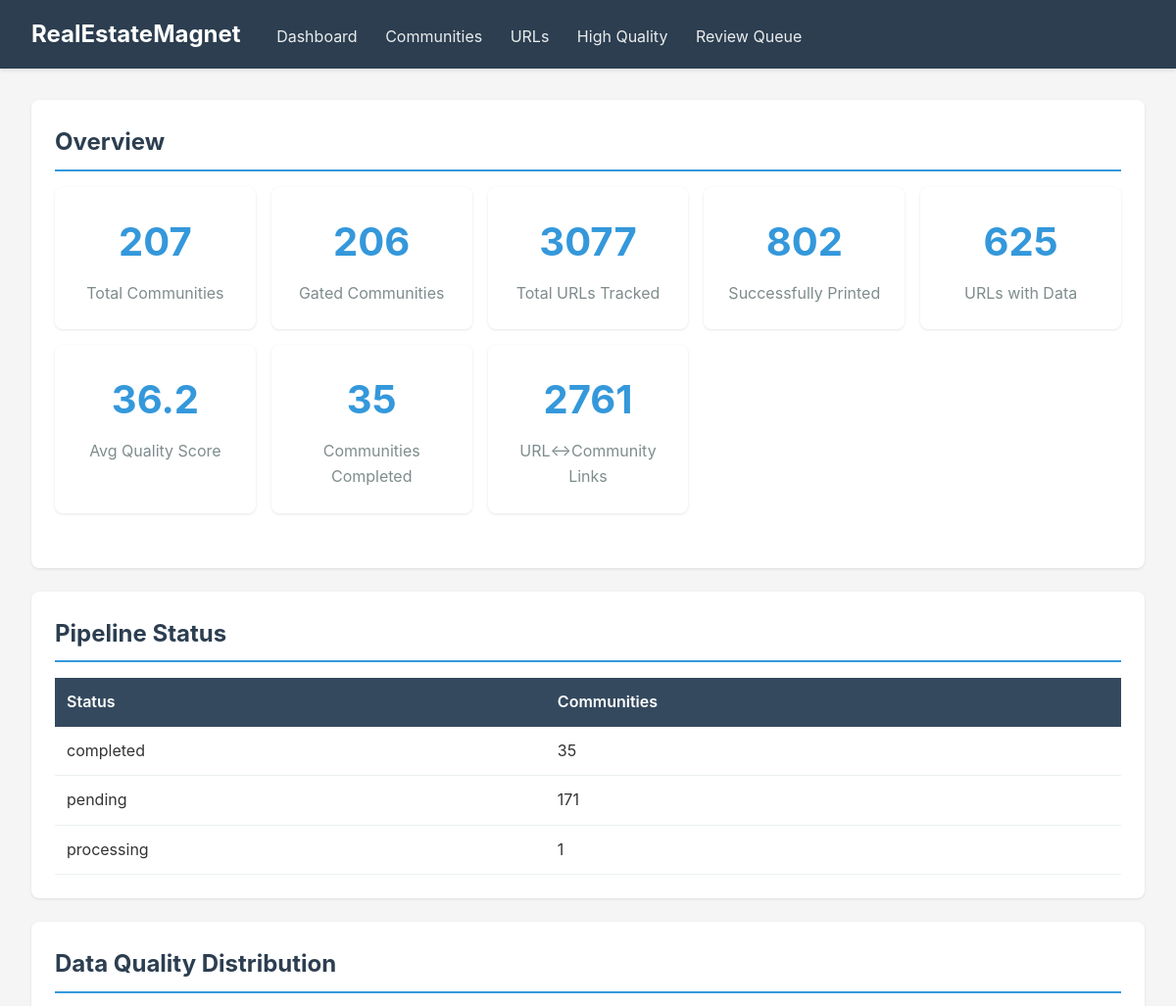
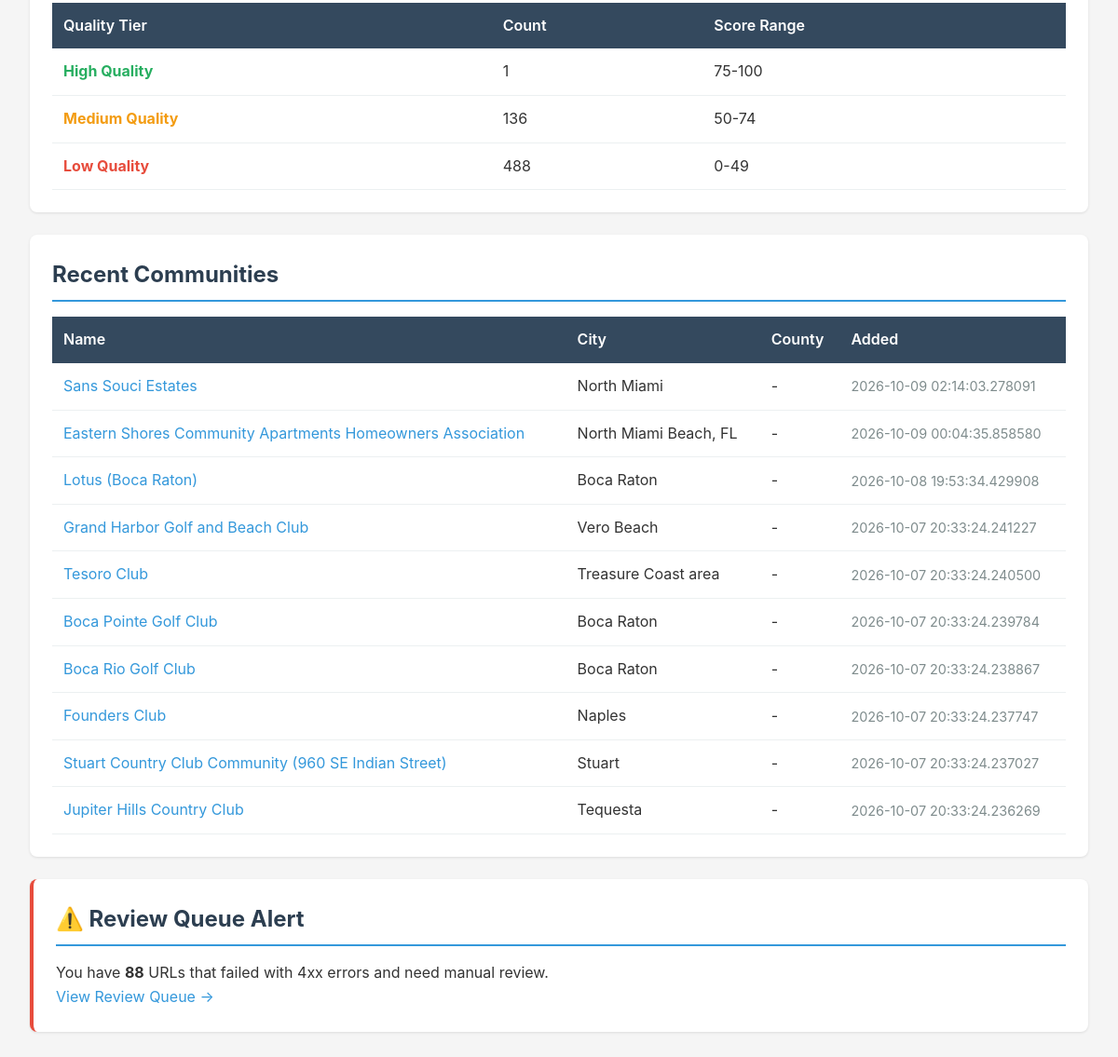
The page / on the database its author committed (2 pictures, top to bottom).
### modules/community/database.py (models this page shows, shortened)
class Base(DeclarativeBase):
    pass

class CommunityPipelineStatusRow(Base):
    __tablename__ = "community_pipeline_status"
    community_slug = Column(
        String(255), ForeignKey("communities.slug"), primary_key=True
    )
    status = Column(String(20), nullable=False, default="pending", index=True)
    sort_order = Column(Integer, default=0, index=True)
    attempts = Column(Integer, default=0)
    started_at = Column(DateTime)
    completed_at = Column(DateTime)
    last_heartbeat = Column(DateTime)
    last_error = Column(Text)
    updated_at = Column(
        DateTime,
        default=lambda: datetime.now(timezone.utc),
        onupdate=lambda: datetime.now(timezone.utc),
    )

class CommunityRow(Base):
    __tablename__ = "communities"
    id = Column(String(36), primary_key=True, default=lambda: str(uuid.uuid4()))
    name = Column(String(255), nullable=False, index=True)
    slug = Column(String(255), unique=True, nullable=False, index=True)
    county_fips = Column(String(10), index=True)
    city = Column(String(100), index=True)
    hoa_name = Column(String(255))
    cdd_name = Column(String(255))
    is_gated = Column(Boolean, default=True, index=True)
    latitude = Column(Float)
    longitude = Column(Float)
    overview = Column(Text)
    notes = Column(Text)
    data_source = Column(String(50), default="file_store")
    created_at = Column(DateTime, default=lambda: datetime.now(timezone.utc))
    updated_at = Column(DateTime, default=lambda: datetime.now(timezone.utc), onupdate=lambda: datetime.now(timezone.utc))
    fees = relationship("FeeRow", back_populates="community", cascade="all, delete-orphan")
    amenities = relationship("AmenityRow", back_populates="community", cascade="all, delete-orphan")
    demographics_entries = relationship("DemographicsRow", back_populates="community", cascade="all, delete-orphan")
    proximity_entries = relationship("ProximityRow", back_populates="community", cascade="all, delete-orphan")

### modules/web/viewer.py (the view)
@app.get("/", response_class=HTMLResponse)
async def dashboard(request: Request):
    conn = get_db()
    cursor = conn.cursor()
    cursor.execute("SELECT COUNT(*) FROM communities")
    total_communities = cursor.fetchone()[0]
    cursor.execute("SELECT COUNT(*) FROM communities WHERE is_gated = 1")
    gated_communities = cursor.fetchone()[0]
    try:
        cursor.execute("SELECT COUNT(*) FROM source_urls")
        total_urls = cursor.fetchone()[0]
        cursor.execute("SELECT COUNT(*) FROM source_urls WHERE status = 'printed'")
        printed_urls = cursor.fetchone()[0]
        cursor.execute("SELECT COUNT(*) FROM source_urls WHERE status = 'failed_4xx'")
        failed_urls = cursor.fetchone()[0]
        cursor.execute("SELECT COUNT(*) FROM source_urls WHERE has_community_data = 1")
        urls_with_data = cursor.fetchone()[0]
        cursor.execute("SELECT AVG(data_quality_score) FROM source_urls WHERE has_community_data = 1")
        avg_quality = cursor.fetchone()[0] or 0
        cursor.execute("SELECT COUNT(*) FROM source_urls WHERE data_quality_score >= 75")
        high_quality_count = cursor.fetchone()[0]
        cursor.execute("""
            SELECT
                CASE
                    WHEN data_quality_score >= 75 THEN 'high'
                    WHEN data_quality_score >= 50 THEN 'medium'
                    ELSE 'low'
                END as tier,
                COUNT(*) as count
            FROM source_urls
            WHERE has_community_data = 1
            GROUP BY tier
        """)
        quality_distribution = {row[0]: row[1] for row in cursor.fetchall()}
    except sqlite3.OperationalError:
        total_urls = printed_urls = failed_urls = urls_with_data = 0
        avg_quality = 0
        high_quality_count = 0
        quality_distribution = {'high': 0, 'medium': 0, 'low': 0}
    try:
        cursor.execute(
            "SELECT status, COUNT(*) FROM community_pipeline_status GROUP BY status"
        )
        pipeline_statuses = {row[0]: row[1] for row in cursor.fetchall()}
    except sqlite3.OperationalError:
        pipeline_statuses = {}
    try:
        cursor.execute("SELECT COUNT(*) FROM community_urls")
        community_url_links = cursor.fetchone()[0]
    except sqlite3.OperationalError:
        community_url_links = 0
    cursor.execute("""
        SELECT name, slug, city, county_fips, created_at
        FROM communities
        ORDER BY created_at DESC
        LIMIT 10
    """)
    recent_communities = cursor.fetchall()
    conn.close()
    return templates.TemplateResponse(
        request,
        name="dashboard.html",
        context={
            "total_communities": total_communities,
            "gated_communities": gated_communities,
            "total_urls": total_urls,
            "printed_urls": printed_urls,
            "failed_urls": failed_urls,
            "urls_with_data": urls_with_data,
            "avg_quality": round(avg_quality, 1),
            "high_quality_count": high_quality_count,
            "quality_distribution": quality_distribution,
            "recent_communities": recent_communities,
            "pipeline_statuses": pipeline_statuses,
            "community_url_links": community_url_links,
        }
    )

### modules/web/templates/dashboard.html (shortened to what this page needs)
{% extends "base.html" %}
{% block content %}
<div class="card">
    <h2>Overview</h2>
    <div class="stats-grid">
        <div class="stat-box">
            <div class="value">{{ total_communities }}</div>
            <div class="label">Total Communities</div>
        </div>
        <div class="stat-box">
            <div class="value">{{ gated_communities }}</div>
            <div class="label">Gated Communities</div>
        </div>
        <div class="stat-box">
            <div class="value">{{ total_urls }}</div>
            <div class="label">Total URLs Tracked</div>
        </div>
        <div class="stat-box">
            <div class="value">{{ printed_urls }}</div>
            <div class="label">Successfully Printed</div>
        </div>
        <div class="stat-box">
            <div class="value">{{ urls_with_data }}</div>
            <div class="label">URLs with Data</div>
        </div>
        <div class="stat-box">
            <div class="value">{{ avg_quality }}</div>
            <div class="label">Avg Quality Score</div>
        </div>
        <div class="stat-box">
            <div class="value">{{ pipeline_statuses.get('completed', 0) }}</div>
            <div class="label">Communities Completed</div>
        </div>
        <div class="stat-box">
            <div class="value">{{ community_url_links }}</div>
            <div class="label">URL↔Community Links</div>
        </div>
    </div>
</div>
<div class="card">
    <h2>Pipeline Status</h2>
    <table>
        <thead>
            <tr>
                <th>Status</th>
                <th>Communities</th>
            </tr>
        </thead>
        <tbody>
            {% for status, count in pipeline_statuses.items() %}
            <tr>
                <td>{{ status }}</td>
                <td>{{ count }}</td>
            </tr>
            {% else %}
            <tr>
                <td colspan="2" class="text-muted">No pipeline data yet.</td>
            </tr>
            {% endfor %}
        </tbody>
    </table>
</div>
<div class="card">
    <h2>Data Quality Distribution</h2>
    <table>
        <thead>
            <tr>
                <th>Quality Tier</th>
                <th>Count</th>
                <th>Score Range</th>
            </tr>
        </thead>
        <tbody>
            <tr>
                <td><span class="quality-high">High Quality</span></td>
                <td>{{ quality_distribution.get('high', 0) }}</td>
                <td>75-100</td>
            </tr>
            <tr>
                <td><span class="quality-medium">Medium Quality</span></td>
                <td>{{ quality_distribution.get('medium', 0) }}</td>
                <td>50-74</td>
            </tr>
            <tr>
                <td><span class="quality-low">Low Quality</span></td>
                <td>{{ quality_distribution.get('low', 0) }}</td>
                <td>0-49</td>
            </tr>
        </tbody>
    </table>
</div>
<div class="card">
    <h2>Recent Communities</h2>
    <table>
        <thead>
            <tr>
                <th>Name</th>
                <th>City</th>
                <th>County</th>
                <th>Added</th>
            </tr>
        </thead>
        <tbody>
            {% for community in recent_communities %}
            <tr>
                <td><a href="/communities/{{ community.slug }}">{{ community.name }}</a></td>
                <td>{{ community.city or '-' }}</td>
                <td>{{ community.county_fips or '-' }}</td>
                <td class="text-muted text-small">{{ community.created_at }}</td>
            </tr>
            {% endfor %}
        </tbody>
    </table>
</div>
{% if failed_urls > 0 %}
<div class="card" style="border-left: 4px solid #e74c3c;">
    <h2>⚠️ Review Queue Alert</h2>
    <p>You have <strong>{{ failed_urls }}</strong> URLs that failed with 4xx errors and need manual review.</p>
    <p><a href="/review-queue">View Review Queue →</a></p>
</div>
{% endif %}
{% endblock %}

### modules/web/templates/base.html (shortened to what this page needs)
<!DOCTYPE html>
<html lang="en">
<head>
</head>
<body>
    <nav>
        <h1>RealEstateMagnet</h1>
        <a href="/">Dashboard</a>
        <a href="/communities">Communities</a>
        <a href="/urls">URLs</a>
        <a href="/high-quality">High Quality</a>
        <a href="/review-queue">Review Queue</a>
    </nav>
    <div class="container">
        {% block content %}{% endblock %}
    </div>
</body>
</html>

### modules/web/templates/base.html (style rules this page uses)
* { margin: 0; padding: 0; box-sizing: border-box; }
body { font-family: -apple-system, BlinkMacSystemFont, 'Segoe UI', Roboto, Oxygen, Ubuntu, Cantarell, sans-serif; background: #f5f5f5; color: #333; line-height: 1.6; }
nav { background: #2c3e50; color: white; padding: 1rem 2rem; box-shadow: 0 2px 4px rgba(0,0,0,0.1); }
nav h1 { display: inline-block; font-size: 1.5rem; margin-right: 2rem; }
nav a { color: white; text-decoration: none; margin-right: 1.5rem; opacity: 0.9; transition: opacity 0.2s; }
.container { max-width: 1400px; margin: 2rem auto; padding: 0 2rem; }
.card { background: white; border-radius: 8px; padding: 1.5rem; margin-bottom: 1.5rem; box-shadow: 0 1px 3px rgba(0,0,0,0.1); }
.card h2 { color: #2c3e50; margin-bottom: 1rem; border-bottom: 2px solid #3498db; padding-bottom: 0.5rem; }
.stats-grid { display: grid; grid-template-columns: repeat(auto-fit, minmax(200px, 1fr)); gap: 1rem; margin-bottom: 2rem; }
.stat-box { background: white; padding: 1.5rem; border-radius: 8px; text-align: center; box-shadow: 0 1px 3px rgba(0,0,0,0.1); }
.stat-box .value { font-size: 2.5rem; font-weight: bold; color: #3498db; }
.stat-box .label { color: #7f8c8d; margin-top: 0.5rem; }
table { width: 100%; border-collapse: collapse; margin-top: 1rem; }
th { background: #34495e; color: white; padding: 0.75rem; text-align: left; font-weight: 600; }
td { padding: 0.75rem; border-bottom: 1px solid #ecf0f1; }
a { color: #3498db; text-decoration: none; }
.quality-high { color: #27ae60; font-weight: bold; }
.quality-medium { color: #f39c12; font-weight: bold; }
.quality-low { color: #e74c3c; font-weight: bold; }
.text-muted { color: #7f8c8d; }
.text-small { font-size: 0.9rem; }

### rows shown on the page
CommunityPipelineStatusRow: status "pending", sort_order "171"
CommunityRow: name "Sans Souci Estates", city "North Miami", county_fips "-", created_at "2026-10-09 02:14:03.278091"
CommunityRow: name "Eastern Shores Community Apartments Homeowners Association", city "North Miami Beach, FL", county_fips "-", created_at "2026-10-09 00:04:35.858580"
CommunityRow: name "Lotus (Boca Raton)", city "Boca Raton", county_fips "-", created_at "2026-10-08 19:53:34.429908"
CommunityRow: name "Grand Harbor Golf and Beach Club", city "Vero Beach", county_fips "-", created_at "2026-10-07 20:33:24.241227"
CommunityRow: name "Tesoro Club", city "Treasure Coast area", county_fips "-", created_at "2026-10-07 20:33:24.240500"
CommunityRow: name "Boca Pointe Golf Club", city "Boca Raton", county_fips "-", created_at "2026-10-07 20:33:24.239784"
CommunityRow: name "Boca Rio Golf Club", city "Boca Raton", county_fips "-", created_at "2026-10-07 20:33:24.238867"
CommunityRow: name "Founders Club", city "Naples", county_fips "-", created_at "2026-10-07 20:33:24.237747"
CommunityRow: name "Stuart Country Club Community (960 SE Indian Street)", city "Stuart", county_fips "-", created_at "2026-10-07 20:33:24.237027"
CommunityRow: name "Jupiter Hills Country Club", city "Tequesta", county_fips "-", created_at "2026-10-07 20:33:24.236269"

### other values the page prints
{{ total_communities }} "207"
{{ gated_communities }} "206"
{{ total_urls }} "3077"
{{ printed_urls }} "802"
{{ urls_with_data }} "625"
{{ avg_quality }} "36.2"
{{ pipeline_statuses.get('completed', 0) }} "35"
{{ community_url_links }} "2761"
{{ status }} "completed" "processing"
{{ count }} "35" "1"
{{ quality_distribution.get('high', 0) }} "1"
{{ quality_distribution.get('medium', 0) }} "136"
{{ quality_distribution.get('low', 0) }} "488"
{{ failed_urls }} "88"
